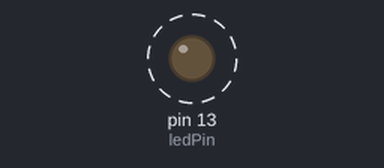
The sketch below on a simulated Arduino Uno, built with avr-gcc and run on an emulated ATmega328P. Shown: output pins drawn as LEDs (lit = HIGH). Dashed ring = blinking. What the sketch prints to the serial monitor is not drawn.

Above: at 0.06 s.
Timing chart, 0 to 3.0 s (numbered marks = the images above):
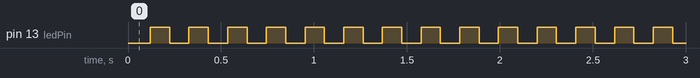

The sketch:

main.ino.ino
```cpp
#include <Arduino.h>
#include "modulo_blink.h"
#include "modulo_mensaje.h"


void setup(){

initPins();
initSerialPort();


}

void loop(){

blink();
mensaje();


}
```

modulo_blink.cpp
```cpp
#include <Arduino.h>

// constants won't change. Used here to set a pin number:
const int ledPin = LED_BUILTIN;  // the number of the LED pin

// Variables will change:
int ledState = LOW;  // ledState used to set the LED

// Generally, you should use "unsigned long" for variables that hold time
// The value will quickly become too large for an int to store
unsigned long previousMillis = 0;  // will store last time LED was updated

// constants won't change:
const long interval = 100;  // interval at which to blink (milliseconds)

void initPins() {
  // set the digital pin as output:
  pinMode(ledPin, OUTPUT);
}

void blink() {
  // here is where you'd put code that needs to be running all the time.

  // check to see if it's time to blink the LED; that is, if the difference
  // between the current time and last time you blinked the LED is bigger than
  // the interval at which you want to blink the LED.
  unsigned long currentMillis = millis();

  if (currentMillis - previousMillis >= interval) {
    // save the last time you blinked the LED
    previousMillis = currentMillis;

    // if the LED is off turn it on and vice-versa:
    if (ledState == LOW) {
      ledState = HIGH;
    } else {
      ledState = LOW;
    }

    // set the LED with the ledState of the variable:
    digitalWrite(ledPin, ledState);
  }
}
```

modulo_blink.h
```cpp
// funciones prototipo

void initPins(void);
void blink(void);
```

modulo_mensaje.cpp
```cpp
#include <Arduino.h>


void initSerialPort(){

Serial.begin(9600); // Velocidad de comunicación del puerto serial del Atmega328p

}


void mensaje(){

Serial.println("Este es un mensaje");

}
```

modulo_mensaje.h
```cpp
// funciones prototipo

void initSerialPort(void);
void mensaje(void);
```

Measured:
- by itself, pin 13 (ledPin): alternates HIGH for 0.10 s and LOW for 0.10 s
